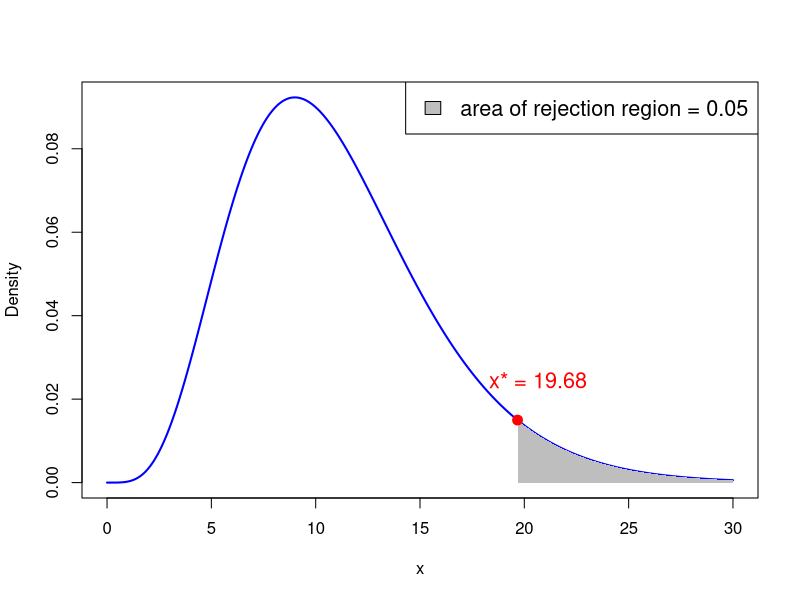
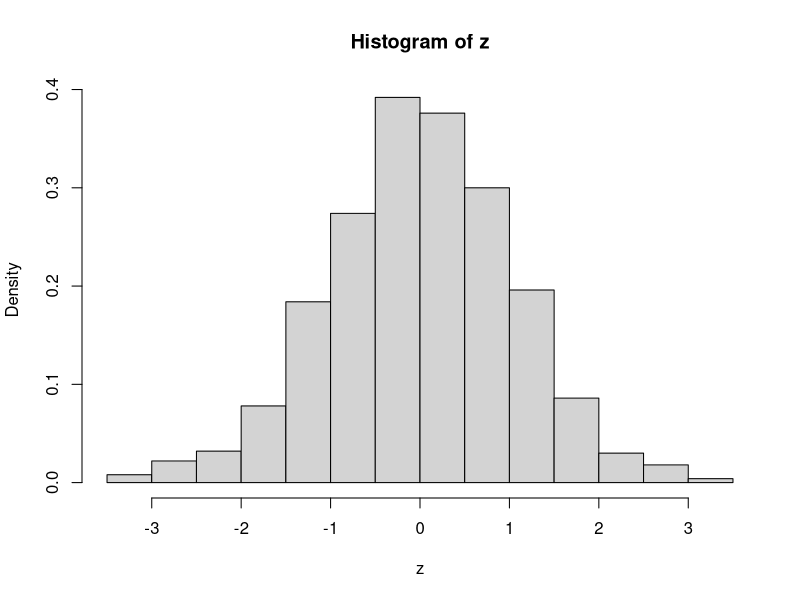
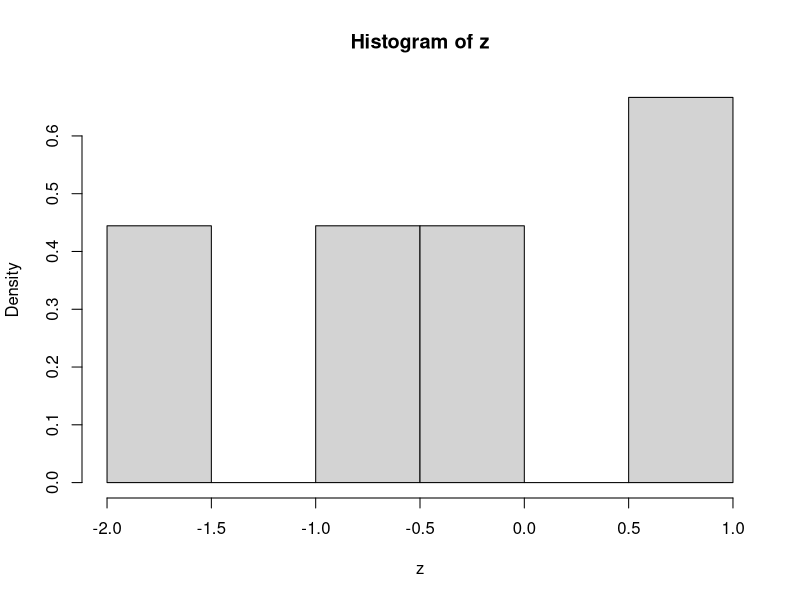
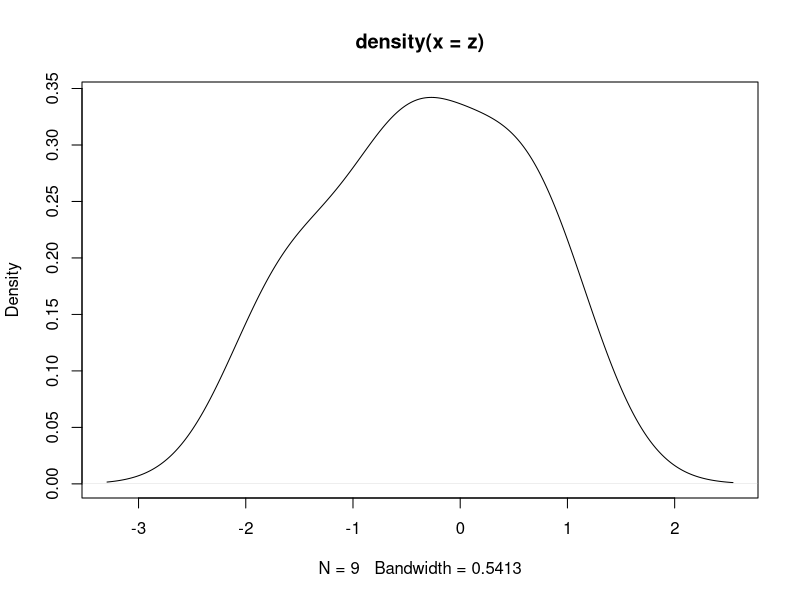
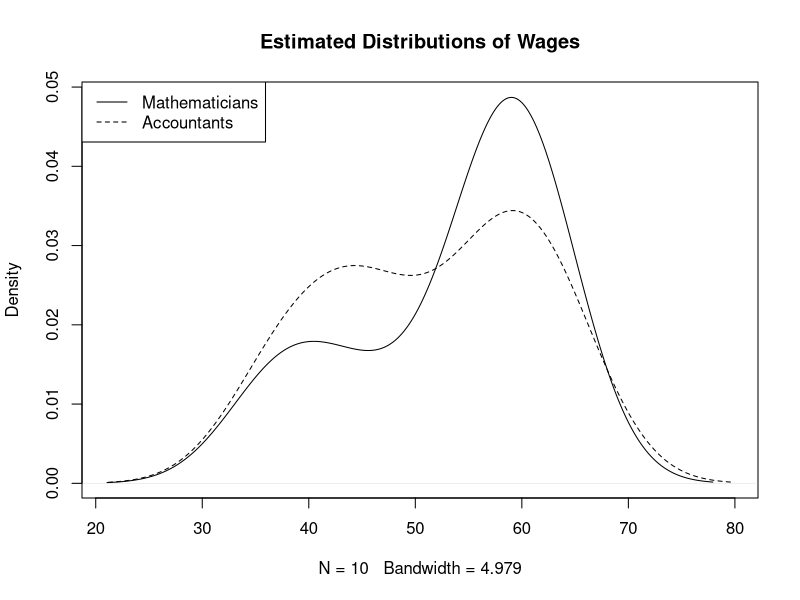
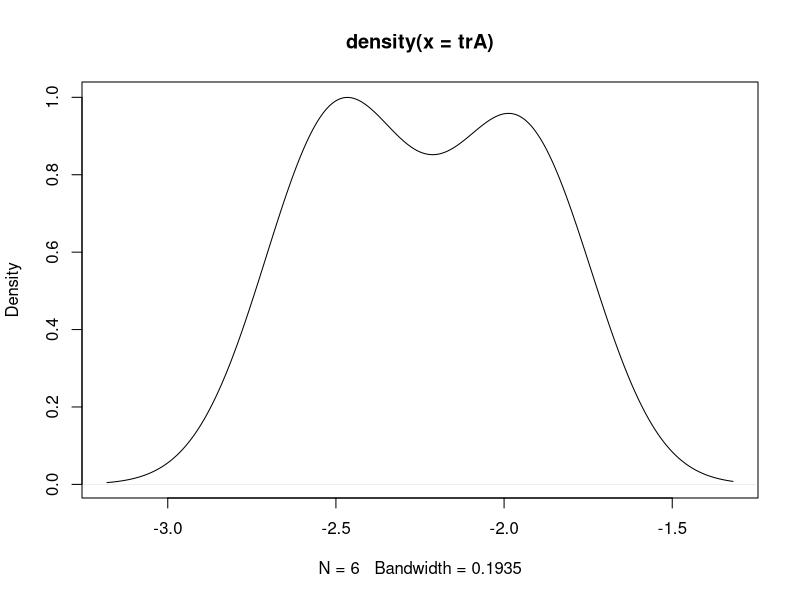
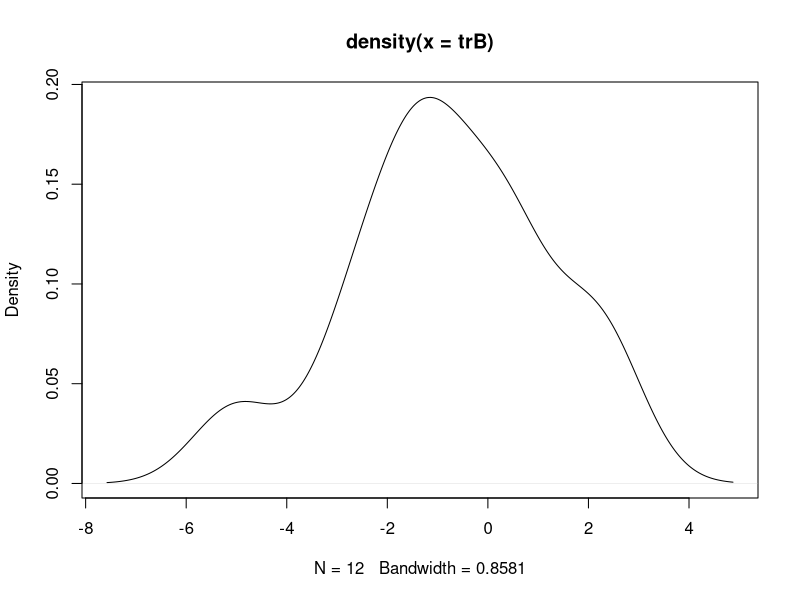

These charts were generated, in order, by the following R code:
## ---- chunk 1
# Degrees of freedom
df <- 11

# Values for x-axis
x <- seq(0, 30, length.out = 1000)  # Adjust the range according to chi-squared distribution

# Calculate PDF of chi-squared distribution
pdf <- dchisq(x, df)

# Plot PDF
plot(x, pdf, type = "l", col = "blue", lwd = 2, xlab = "x", ylab = "Density")


# Shade area where p-value > 0.95
x_fill_right <- x[x >= qchisq(0.95, df)]
y_fill_right <- pdf[x >= qchisq(0.95, df)]
polygon(c(x_fill_right, rev(x_fill_right)), c(y_fill_right, rep(0, length(y_fill_right))), col = "gray", border = NA)

# Add critical value for 0.95 quantile
x_star <- qchisq(0.95, df)
points(x_star, dchisq(x_star, df), col = "red", pch = 19, cex = 1.3)

# Add text above x_star containing its value
text(x_star * 1.05, dchisq(x_star, df) * 1.35, paste("x* =", round(x_star, 2)), pos = 3, col = "red", cex = 1.3)

# Add legend
legend("topright", legend = c("area of rejection region = 0.05"), fill = "gray", cex = 1.3)

## ---- chunk 2
#| echo: true

# Probability woman exceeds 180cm in height
# P(X > 180) = 1 - P(X <= 180)

1 - pnorm(180, mean = 163, sd = 8)
## ---- chunk 3
#| echo: true

# The upper 10th percentile for women height, that is,
# height q such that P(X <= q) = 0.9

qnorm(0.90, mean = 163, sd = 8)
## ---- chunk 4
#| echo: true

# Value of pdf at 163

dnorm(163, mean = 163, sd = 8)
## ---- chunk 5
#| echo: true

# Generate random sample of size 5

rnorm(5, mean = 163, sd = 8)
## ---- chunk 6
#| echo: true

# Find the top 1/(3.5 billion) quantile

p = 1 - 1 / (3.5e9)
qnorm(p, mean = 163, sd = 8)
## ---- chunk 7
#| echo: true
# Compute 0.95 quantile for chi-squared with 11 degrees of freedom

quantile <- qchisq(0.95, df = 11)

cat("The 0.95 quantile for chi-squared with df = 11 is", quantile)
## ---- chunk 8
# Enter Consumer Expectation and Consumer Spending data
CE <- c(66, 53, 62, 61, 78, 72, 65, 64, 61, 50, 55, 51)
CS <- c(72, 55, 69, 65, 82, 77, 72, 78, 77, 75, 77, 77)

# Compute difference
difference <- CE - CS

# Compute sample size
n <- length(difference)

# Enter null hypothesis
sigma_0 <- 1

# Compute sample standard deviation
s <- sd(difference)

# Compute chi-squared statistic
chi_squared <- (n - 1) * s ^ 2 / sigma_0 ^ 2

# Compute p-value
p_value <- 1 - pchisq(chi_squared, df = n - 1)

# Print p-value
cat("The p-value for one-sided variance test is", p_value)
## ---- chunk 9
# Enter Wages data in 2 vectors using function c()

mathematicians <- c(36, 40, 46, 54, 57, 58, 59, 60, 62, 63)
accountants <- c(37, 37, 42, 44, 46, 48, 54, 56, 59, 60, 60, 64, 64)


# Perform two-sample t-test with null hypothesis mu_X = mu_Y
# Specify that populations have same variance
# Store result of t.test in answer

answer <- t.test(mathematicians, accountants, var.equal = TRUE)


# Print answer
print(answer)
## ---- chunk 10
# Enter Wages data in 2 vectors using function c()

mathematicians <- c(36, 40, 46, 54, 57, 58, 59, 60, 62, 63)
accountants <- c(37, 37, 42, 44, 46, 48, 54, 56, 59, 60, 60, 64, 64)


# Perform two-sample t-test with null hypothesis mu_X = mu_Y
# Specify that populations have same variance
# Store result of t.test in answer

answer <- t.test(mathematicians, accountants, var.equal = TRUE)


# Print answer
print(answer)
## ---- chunk 11
# Enter Wages data in 2 vectors using function c()

mathematicians <- c(36, 40, 46, 54, 57, 58, 59, 60, 62, 63)
accountants <- c(37, 37, 42, 44, 46, 48, 54, 56, 59, 60, 60, 64, 64)


# Perform two-sample t-test with null hypothesis mu_X = mu_Y
# Specify that populations have same variance
# Store result of t.test in answer

answer <- t.test(mathematicians, accountants, var.equal = TRUE)


# Print answer
print(answer)
## ---- chunk 12
# Enter Wages data in 2 vectors using function c()

mathematicians <- c(36, 40, 46, 54, 57, 58, 59, 60, 62, 63)
accountants <- c(37, 37, 42, 44, 46, 48, 54, 56, 59, 60, 60, 64, 64)


# Perform two-sample t-test with null hypothesis mu_X = mu_Y
# Specify that populations have same variance
# Store result of t.test in answer

answer <- t.test(mathematicians, accountants, var.equal = TRUE)


# Print answer
print(answer)
## ---- chunk 13
# Enter Wages data in 2 vectors using function c()

mathematicians <- c(36, 40, 46, 54, 57, 58, 59, 60, 62, 63)
accountants <- c(37, 37, 42, 44, 46, 48, 54, 56, 59, 60, 60, 64, 64)


# Perform two-sample t-test with null hypothesis mu_X = mu_Y
# Specify that populations have same variance
# Store result of t.test in answer

answer <- t.test(mathematicians, accountants, var.equal = TRUE)


# Print answer
print(answer)
## ---- chunk 14
# Enter Wages data in 2 vectors using function c()

mathematicians <- c(36, 40, 46, 54, 57, 58, 59, 60, 62, 63)
accountants <- c(37, 37, 42, 44, 46, 48, 54, 56, 59, 60, 60, 64, 64)


# Perform two-sample t-test with null hypothesis mu_X = mu_Y
# Specify that populations have same variance
# Store result of t.test in answer

answer <- t.test(mathematicians, accountants, var.equal = TRUE)


# Print answer
print(answer)
## ---- chunk 15
#| echo: true
z <- rnorm(1000)                # Sample 1000 times from N(0,1) 
hist(z, probability = TRUE)     # Plot histogram, with area scaled to 1
## ---- chunk 16
#| echo: true
z <- c(-0.78, -1.67, -0.38,  0.92, -0.58,  
       0.61, -1.62, -0.06, 0.52)           # Random from N(0,1)
hist(z, probability = TRUE)                # Histogram not normal
## ---- chunk 17
#| echo: true
z <- c(-0.78, -1.67, -0.38,  0.92, -0.58,  
       0.61, -1.62, -0.06, 0.52)           # Random from N(0,1)
dz <- density(z)                           # Estimate the density of z
plot(dz)                                   # Plot the estimated density
## ---- chunk 18
# Enter the Wages data
mathematicians <- c(36, 40, 46, 54, 57, 58, 59, 60, 62, 63)
accountants <- c(37, 37, 42, 44, 46, 48, 54, 56, 59, 60, 60, 64, 64)

# Compute the estimated distributions
d.math <- density(mathematicians)
d.acc <- density(accountants)

# Plot the estimated distributions

plot(d.math,                                    # Plot d.math
     xlim = range(c(d.math$x, d.acc$x)),        # Set x-axis range
     ylim = range(c(d.math$y, d.acc$y)),        # Set y-axis range
     main = "Estimated Distributions of Wages") # Add title to plot
lines(d.acc,                                    # Layer plot of d.acc
      lty = 2)                                  # Use different line style
         
legend("topleft",                               # Add legend at top-left
       legend = c("Mathematicians",             # Labels for legend
                  "Accountants"), 
       lty = c(1, 2))                           # Assign curves to legend          
## ---- chunk 19
# Enter Wages data in 2 vectors using function c()

mathematicians <- c(36, 40, 46, 54, 57, 58, 59, 60, 62, 63)
accountants <- c(37, 37, 42, 44, 46, 48, 54, 56, 59, 60, 60, 64, 64)


# Perform Welch two-sample t-test with null hypothesis mu_X = mu_Y
# Store result of t.test in answer

answer <- t.test(mathematicians, accountants)


# Print answer
print(answer)
## ---- chunk 20
# Enter Wages data in 2 vectors using function c()

mathematicians <- c(36, 40, 46, 54, 57, 58, 59, 60, 62, 63)
accountants <- c(37, 37, 42, 44, 46, 48, 54, 56, 59, 60, 60, 64, 64)


# Perform Welch two-sample t-test with null hypothesis mu_X = mu_Y
# Store result of t.test in answer

answer <- t.test(mathematicians, accountants)


# Print answer
print(answer)
## ---- chunk 21
# Enter Wages data in 2 vectors using function c()

mathematicians <- c(36, 40, 46, 54, 57, 58, 59, 60, 62, 63)
accountants <- c(37, 37, 42, 44, 46, 48, 54, 56, 59, 60, 60, 64, 64)


# Perform Welch two-sample t-test with null hypothesis mu_X = mu_Y
# Store result of t.test in answer

answer <- t.test(mathematicians, accountants)


# Print answer
print(answer)
## ---- chunk 22
#| echo: true
# Enter changes in Blood pressure data

trA <- c(-1.9, -2.5, -2.1, -2.4, -2.6, -1.9)
trB <- c(-1.1, -0.9, -1.4, 0.2, 0.3, 0.6, -5,
         -2.4, -1.5, 2.3, -2.8, 2.1)

cat("Mean of Treatment A:", mean(trA), "Mean of Treatment B:", mean(trB))
## ---- chunk 23
# Enter changes in Blood pressure data
trA <- c(-1.9, -2.5, -2.1, -2.4, -2.6, -1.9)

# Plot the estimated distribution
plot(density(trA))    
## ---- chunk 24
# Enter changes in Blood pressure data
trB <- c(-1.1, -0.9, -1.4, 0.2, 0.3, 0.6, -5,
         -2.4, -1.5, 2.3, -2.8, 2.1)

# Plot the estimated distribution
plot(density(trB))
       
## ---- chunk 25
# Enter changes in Blood pressure data
trA <- c(-1.9, -2.5, -2.1, -2.4, -2.6, -1.9)
trB <- c(-1.1, -0.9, -1.4, 0.2, 0.3, 0.6, -5,
         -2.4, -1.5, 2.3, -2.8, 2.1)

# Perform Welch t-test and retrieve p-value

ans <- t.test(trA, trB, alternative = "less", var.equal = F) 
ans$p.value
## ---- chunk 26
# Enter changes in Blood pressure data
trA <- c(-1.9, -2.5, -2.1, -2.4, -2.6, -1.9)
trB <- c(-1.1, -0.9, -1.4, 0.2, 0.3, 0.6, -5,
         -2.4, -1.5, 2.3, -2.8, 2.1)

# Perform two-sample t-test and retrieve p-value

ans <- t.test(trA, trB, alternative = "less", var.equal = T) 
ans$p.value
## ---- chunk 27
#| echo: true
#| code-fold: true
#| code-summary: "Click here to see the code I used"

# Set seed for random generation
# This way you always get the same random numbers when
# you run this code
set.seed(21) 

repeat {
  # Generate random samples
  x <- rnorm(6, mean = -2, sd = 1)
  y <- rnorm(12, mean = -1.5, sd = 3)

  # Round x and y to 1 decimal point
  x <- round(x, 1)
  y <- round(y, 1)
  
  # Perform one-sided t-tests for alternative hypothesis mu_x < mu_y 
  ans_welch <- t.test(x, y, alternative = "less", var.equal = F)
  ans_t_test <- t.test(x, y, alternative = "less", var.equal = T)
   
  # Check that Welch test succeeds and two-sample test fails
  if (ans_welch$p.value < 0.05 && ans_t_test$p.value > 0.05) {
    cat("Data successfully generated!!!\n\n")
    cat("Synthetic Data TrA:", x, "\n")
    cat("Synthetic Data TrB:", y, "\n\n")
    cat("Welch t-test p-value:", ans_welch$p.value, "\n")
    cat("Two-sample t-test p-value:", ans_t_test$p.value)
    break
    }
}
## ---- chunk 28
#| echo: true

# Enter CCI data
score_2007 <- c(86, 86, 88, 90, 99, 97, 97, 96, 99, 97, 90, 90)
score_2009 <- c(24, 22, 21, 21, 19, 18, 17, 18, 21, 23, 22, 21)

# Perform paired t-test and print p-value
ans <- t.test(score_2007, score_2009, paired = T, alternative = "greater")
ans$p.value
## ---- chunk 29
score_2007 <- c(86, 86, 88, 90, 99, 97, 97, 96, 99, 97, 90, 90)
score_2009 <- c(24, 22, 21, 21, 19, 18, 17, 18, 21, 23, 22, 21)
cor(score_2007, score_2009)
## ---- chunk 30
#| echo: true

# Enter tests data
method1 <- c(45.9, 57.6, 54.9, 38.7, 35.7, 39.2, 45.9, 43.2, 45.4, 54.8)
method2 <- c(48.2, 64.2, 56.8, 47.2, 43.7, 45.7, 53.0, 52.0, 45.1, 57.5)

# Perform paired t-test and print p-value
ans <- t.test(method1, method2, paired = T)
ans$p.value
## ---- chunk 31
method1 <- c(45.9, 57.6, 54.9, 38.7, 35.7, 39.2, 45.9, 43.2, 45.4, 54.8)
method2 <- c(48.2, 64.2, 56.8, 47.2, 43.7, 45.7, 53.0, 52.0, 45.1, 57.5)
cor(method1, method2) 
## ---- chunk 32
# Enter tests data
method1 <- c(45.9, 57.6, 54.9, 38.7, 35.7, 39.2, 45.9, 43.2, 45.4, 54.8)
method2 <- c(48.2, 64.2, 56.8, 47.2, 43.7, 45.7, 53.0, 52.0, 45.1, 57.5)

# Perform Welch t-test and print p-value
ans <- t.test(method1, method2, paired = F)       # paired = F is default
ans$p.val
